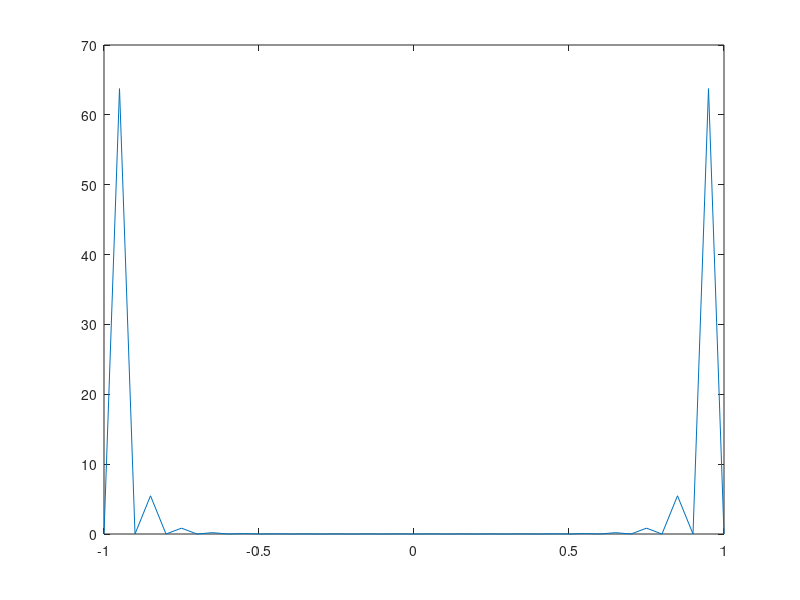

MATLAB code for this plot:
x = linspace(-1, 1, 21);
y = abs(x);
a = polyfit(x, y, 20);

x1 = linspace(-1, 1, 41);
y1 = abs(x1);

a1 = polyval(a, x1);
error = zeros(1, length(x1));
for i = 1:length(a1)
error(i) = abs(y1(i) - a1(i));
end
%chebyshev
cheby_21 = zeros(1, length(x));
for i = 0:length(x)-1
    cheby_21(i+1) = cos((((2*i+1)/(2*(length(x)-1)+ 2))*pi));
end
y_cheby = abs(cheby_21);
cheby_poly_20 = polyfit(cheby_21, y_cheby, 20);
cheby_polyv_41 = polyval(cheby_poly_20, x1);

cheby_error = abs(y1 - cheby_polyv_41);
%part a graph
% plot(x1, y1) 
% hold on
% plot (x1, a1)
% hold off
plot(x1, error) %error plot
% plot (x1, y1)
% hold on 
% plot(x1, cheby_polyv_41)
% hold off
%plot(x1, cheby_error)


